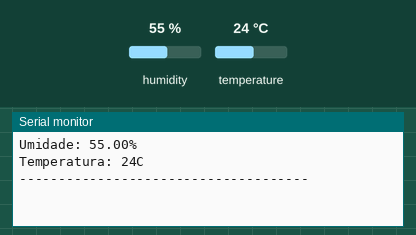
A sketch run on a simulated Arduino Uno, built with avr-gcc and run on an emulated ATmega328P. On the bench: the last lines printed to the serial monitor. Inputs (shaded band) come from the test bench; at power-on: humidity 55 %, temperature 24 °C.

Above: at 3.2 s.
3.3 s: humidity set to 22 %
At 4.9 s:
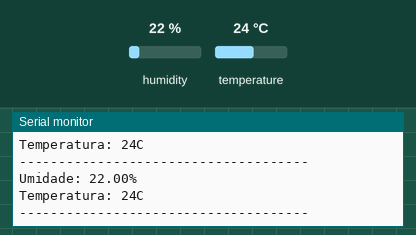
6.0 s: temperature set to 12 °C
At 7.6 s:
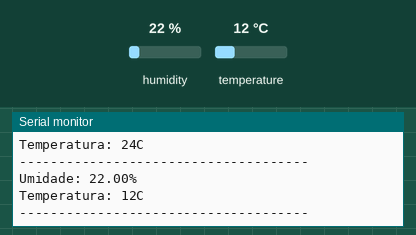
8.7 s: humidity set to 40 %
At 10.7 s:
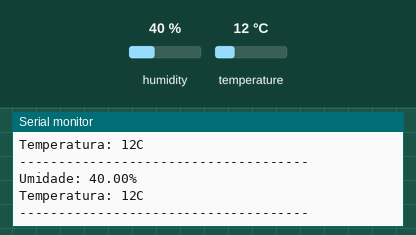
Timing chart, 0 to 12.2 s (numbered marks = the images above; inputs shaded):
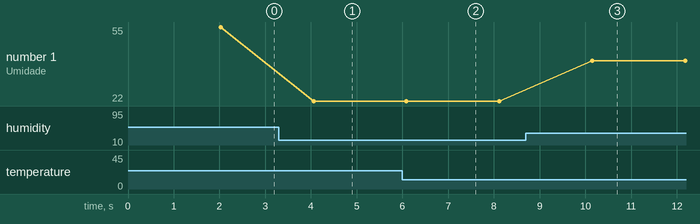

Measured:
- after the input at 3.3 s, the serial monitor: prints a new line after 0.76 s (image 1)
- after the input at 6.0 s, the serial monitor: prints a new line after 0.11 s (image 2)
- after the input at 8.7 s, the serial monitor: prints a new line after 1.5 s (image 3)
- plotted number 1: 55 → 22 after the input at 3.3 s, 22 → 40 after the input at 8.7 s

The sketch:

Aula_53.ino
```cpp
#include <dht.h>

#define pinoDHT11 7
#define tmp 2000

dht sensorDHT11;

void setup() {
  Serial.begin(9600);
  delay(tmp);
}

void loop() {
  sensorDHT11.read11(pinoDHT11);
  Serial.print("Umidade: ");
  Serial.print(sensorDHT11.humidity);
  Serial.println("%");
  Serial.print("Temperatura: ");
  Serial.print(sensorDHT11.temperature,0);
  Serial.println("C");
  Serial.println("-------------------------------------");
  delay(tmp);
}
```
